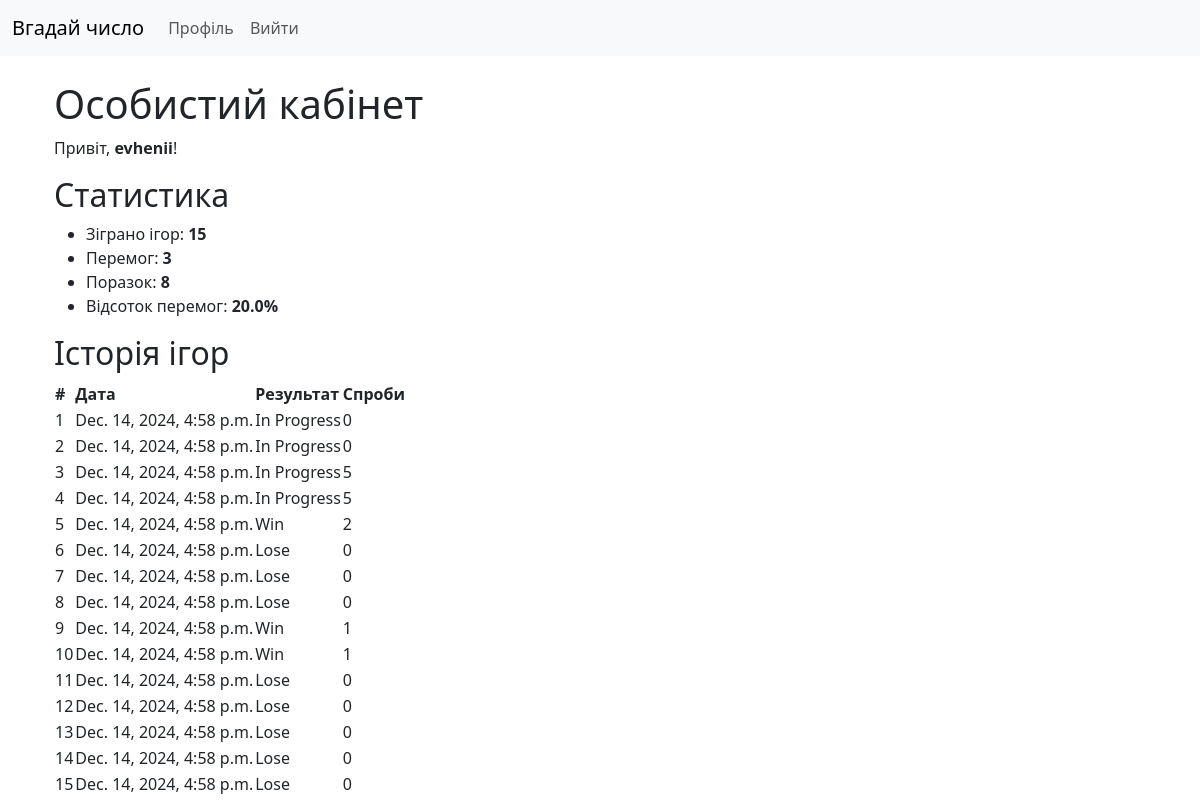
The page /profile/ (signed in) on the database as committed earlier.
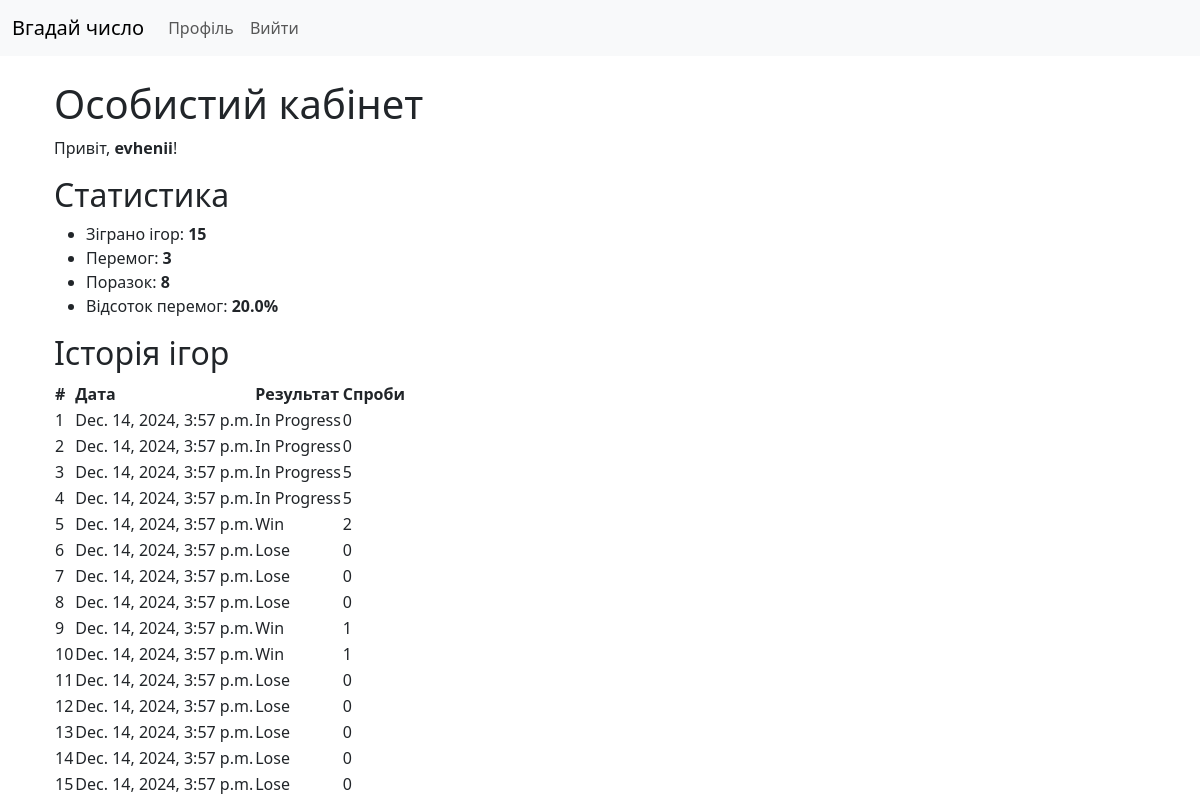
The same page on the database as committed later.
### gamemodel/models.py (models this page shows)
class GameSession(models.Model):
    user = models.ForeignKey(User, on_delete=models.CASCADE)
    target_number = models.IntegerField()
    target_range = models.IntegerField(default=100)  # Діапазон (0-100 або інший)
    attempts_left = models.IntegerField()
    is_active = models.BooleanField(default=True)
    result = models.CharField(max_length=10, blank=True, null=True)  # Win/Lose
    history = models.JSONField(default=list)  # Для зберігання історії спроб
    created_at = models.DateTimeField(auto_now_add=True)  # Дата створення гри

### reg_and_login/views.py (the view)
# urls.py: path('profile/', views.profile, name='profile'),
@login_required
def profile(request):
    games = GameSession.objects.filter(user=request.user).order_by('-created_at')
    total_games = games.count()
    wins = games.filter(result="Win").count()
    losses = games.filter(result="Lose").count()
    if total_games > 0:
        win_percentage = round((wins / total_games) * 100, 2)
        loss_percentage = round((losses / total_games) * 100, 2)
    else:
        win_percentage = loss_percentage = 0
    stats = {
        "total_games": total_games,
        "wins": wins,
        "losses": losses,
        "win_percentage": win_percentage,
        "loss_percentage": loss_percentage,
    }
    return render(request, "profile.html", {"user": request.user, "games": games, "stats": stats})

### templates/profile.html
{% extends 'base.html' %}
{% block content %}
<div class="container">
    <h1>Особистий кабінет</h1>
    <p>Привіт, <strong>{{ user.username }}</strong>!</p>
    <h2>Статистика</h2>
    <ul>
        <li>Зіграно ігор: <strong>{{ stats.total_games }}</strong></li>
        <li>Перемог: <strong>{{ stats.wins }}</strong></li>
        <li>Поразок: <strong>{{ stats.losses }}</strong></li>
        <li>Відсоток перемог: <strong>{{ stats.win_percentage }}%</strong></li>
    </ul>
    <h2>Історія ігор</h2>
    <table>
        <thead>
            <tr>
                <th>#</th>
                <th>Дата</th>
                <th>Результат</th>
                <th>Спроби</th>
            </tr>
        </thead>
        <tbody>
            {% for game in games %}
                <tr>
                    <td>{{ forloop.counter }}</td>
                    <td>{{ game.created_at }}</td>
                    <td>{{ game.result }}</td>
                    <td>{{ game.attempts_left }}</td>
                </tr>
            {% empty %}
                <tr>
                    <td colspan="4" class="text-center">У вас ще немає ігор</td>
                </tr>
            {% endfor %}
        </tbody>
    </table>
</div>
{% endblock %}

### templates/base.html (shortened to what this page needs)
<!DOCTYPE html>
<html lang="en">
<head>
    <link href="https://cdn.jsdelivr.net/npm/bootstrap@5.3.0/dist/css/bootstrap.min.css" rel="stylesheet">
</head>
<body>
    <nav class="navbar navbar-expand-lg navbar-light bg-light">
        <div class="container-fluid">
            <a class="navbar-brand" href="/">Вгадай число</a>
            <div class="collapse navbar-collapse">
                <ul class="navbar-nav me-auto mb-2 mb-lg-0">
                    {% if user.is_authenticated %}
                        <li class="nav-item"><a class="nav-link" href="{% url 'profile' %}">Профіль</a></li>
                        <li class="nav-item"><form action="{% url 'logout' %}" method="POST">
                        <button class="nav-link" type="submit">Вийти</button>
                        </form>
                        </li>
                    {% else %}
                        <li class="nav-item"><a class="nav-link" href="{% url 'login' %}">Увійти</a></li>
                        <li class="nav-item"><a class="nav-link" href="{% url 'register' %}">Реєстрація</a></li>
                    {% endif %}
                </ul>
            </div>
        </div>
    </nav>
    <div class="container mt-4">
        {% block content %}
        {% endblock %}
    </div>
</body>
</html>

Rows that differ between the two databases and show on the page:
changed GameSession (number 1 of 15 on the later page): created_at "Dec. 14, 2024, 4:58 p.m." → "Dec. 14, 2024, 3:57 p.m."
changed GameSession (number 2 of 15 on the later page): created_at "Dec. 14, 2024, 4:58 p.m." → "Dec. 14, 2024, 3:57 p.m."
changed GameSession (number 3 of 15 on the later page): created_at "Dec. 14, 2024, 4:58 p.m." → "Dec. 14, 2024, 3:57 p.m."
changed GameSession (number 4 of 15 on the later page): created_at "Dec. 14, 2024, 4:58 p.m." → "Dec. 14, 2024, 3:57 p.m."
changed GameSession (number 5 of 15 on the later page): created_at "Dec. 14, 2024, 4:58 p.m." → "Dec. 14, 2024, 3:57 p.m."
changed GameSession (number 6 of 15 on the later page): created_at "Dec. 14, 2024, 4:58 p.m." → "Dec. 14, 2024, 3:57 p.m."
changed GameSession (number 7 of 15 on the later page): created_at "Dec. 14, 2024, 4:58 p.m." → "Dec. 14, 2024, 3:57 p.m."
changed GameSession (number 8 of 15 on the later page): created_at "Dec. 14, 2024, 4:58 p.m." → "Dec. 14, 2024, 3:57 p.m."
changed GameSession (number 9 of 15 on the later page): created_at "Dec. 14, 2024, 4:58 p.m." → "Dec. 14, 2024, 3:57 p.m."
changed GameSession (number 10 of 15 on the later page): created_at "Dec. 14, 2024, 4:58 p.m." → "Dec. 14, 2024, 3:57 p.m."
changed GameSession (number 11 of 15 on the later page): created_at "Dec. 14, 2024, 4:58 p.m." → "Dec. 14, 2024, 3:57 p.m."
changed GameSession (number 12 of 15 on the later page): created_at "Dec. 14, 2024, 4:58 p.m." → "Dec. 14, 2024, 3:57 p.m."
changed GameSession (number 13 of 15 on the later page): created_at "Dec. 14, 2024, 4:58 p.m." → "Dec. 14, 2024, 3:57 p.m."
changed GameSession (number 14 of 15 on the later page): created_at "Dec. 14, 2024, 4:58 p.m." → "Dec. 14, 2024, 3:57 p.m."
changed GameSession (number 15 of 15 on the later page): created_at "Dec. 14, 2024, 4:58 p.m." → "Dec. 14, 2024, 3:57 p.m."
